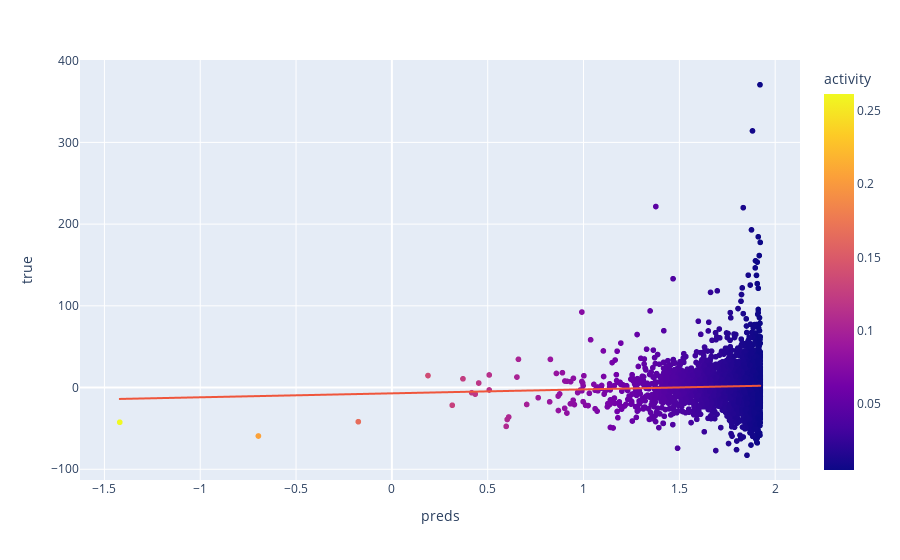

Notebook code for this chart:
### Code cell
px.scatter(X_test,
          'preds',
          'true',
           color='activity',
          trendline='ols')

### Figure 1 — Plotly figure (JSON) as saved in the notebook; plotly's stock layout.template omitted (floating-point values rounded to 4 significant figures; data arrays with more than 128 entries replaced by an {"elided": "..."} marker saying what was removed)
{"data": [{"hovertemplate": "preds=%{x}<br>true=%{y}<br>activity=%{marker.color}<extra></extra>", "legendgroup": "", "marker": {"color": {"elided": "4887 float values"}, "coloraxis": "coloraxis", "symbol": "circle"}, "mode": "markers", "name": "", "showlegend": false, "type": "scattergl", "x": {"elided": "4887 float values"}, "xaxis": "x", "y": {"elided": "4887 float values"}, "yaxis": "y"}, {"hovertemplate": "<b>OLS trendline</b><br>true = 4.82241 * preds + -7.0771<br>R<sup>2</sup>=0.001751<br><br>preds=%{x}<br>true=%{y} <b>(trend)</b><extra></extra>", "legendgroup": "", "marker": {"symbol": "circle"}, "mode": "lines", "name": "", "showlegend": false, "type": "scattergl", "x": {"elided": "4887 float values"}, "xaxis": "x", "y": {"elided": "4887 float values"}, "yaxis": "y"}], "layout": {"coloraxis": {"colorbar": {"title": {"text": "activity"}}, "colorscale": [[0, "#0d0887"], [0.1111, "#46039f"], [0.2222, "#7201a8"], [0.3333, "#9c179e"], [0.4444, "#bd3786"], [0.5556, "#d8576b"], [0.6667, "#ed7953"], [0.7778, "#fb9f3a"], [0.8889, "#fdca26"], [1, "#f0f921"]]}, "legend": {"tracegroupgap": 0}, "margin": {"t": 60}, "xaxis": {"anchor": "y", "domain": [0, 1], "title": {"text": "preds"}}, "yaxis": {"anchor": "x", "domain": [0, 1], "title": {"text": "true"}}}}
